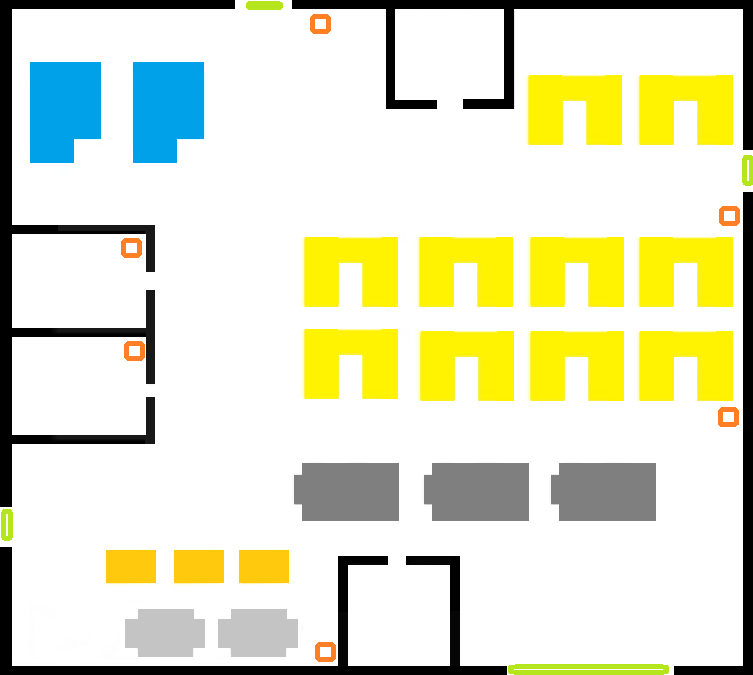
//> input picture server/evac_bitmap_export/map.png, 753 x 675 px
$ ./image_to_bitmap map.png   (built with g++ and OpenCV 4)
//> lines starting //> are read from the running program, lines starting //| are printed output that depends on the picture; after the words box and inside, x2 and y2 are one past the last pixel; in counts of white or black regions, pixels touching at a corner belong together
// 평면도 이미지 -> HUB75 64x64 대피도 데이터 변환 (빌드타임 도구, STM32/라즈베리파이에서 안 돌아감)
//
// 빌드 (라즈베리파이 - OpenCV 이미 설치돼있음):
//   g++ -std=c++17 image_to_bitmap.cpp -o image_to_bitmap `pkg-config --cflags --libs opencv4`
//
// 실행:
//   ./image_to_bitmap <이미지경로>
//
// 판정 규칙: 흰색(배경)도 아니고, 주황(전광판 마커)도 아니고, 연두(출구 마커)도 아니면
//           전부 장애물로 취급 - 벽/파랑/노랑/회색 등 색을 하나하나 등록할 필요 없음.
// 색상 범위(kWhite, kDisplayMarker, kExitMarker)는 원본 이미지 색에 맞춰 조정 필요.
// 결과:
//   evac_bitmap.c    - HUB75_EvacMap[64][64] (0=빈공간,1=장애물) + 전광판/출구 좌표 배열(EvacDisplays/EvacExits)
//                      (전광판/출구 둘 다 여러 개 가능 - 마커 찍은 개수만큼 배열 원소로 들어감)
//   evac_preview.png - 8배 확대 컬러 미리보기 (장애물=흰색, 전광판=주황점, 출구=초록점)
//   evac_debug.txt   - 사람이 읽는 ASCII 격자 (#=장애물, .=빈공간, 5=전광판, E=출구)

#ifdef _WIN32
#define NOMINMAX   // windows.h가 min/max를 매크로로 정의해서 std::min/max랑 충돌하는 것 방지
#include <windows.h>
#endif
#include <opencv2/opencv.hpp>
#include <algorithm>
#include <cstdint>
#include <cstdlib>
#include <fstream>
#include <iostream>
#include <sstream>
#include <string>
#include <vector>

constexpr int OUT_SIZE = 60;   // HUB75는 64x64지만, 테두리가 상하좌우 각 2px씩(HUB75_Shape13 실측 확인) 빨간 점멸 경고용이라 60x60만 실제 맵으로 씀
// 실측 결과: 벽은 raw값 146+, 살려야 하는 좁은 틈은 최대 108~120 - 그 사이인 130이 최적.
// 팽창은 다시 0으로 (걸어도 이 정도로 얇은 벽엔 효과 없고, 오히려 다른 통로를 막을 위험만 있음).
constexpr int kObstacleDilatePx = 0;
constexpr int kObstacleThreshold = 120;

// ── 점 마커(전광판 위치/출구): 영역이 아니라 좌표만 필요. 둘 다 여러 개 있을 수 있음 ──
struct Marker {
    std::string name;
    cv::Scalar lower;
    cv::Scalar upper;
};
// 실제 이미지에서 픽셀 색상 뽑아서 확정한 값 (probe_color.exe로 측정, ±30 여유)
const Marker kDisplayMarker = {"Display", cv::Scalar(9, 97, 225),  cv::Scalar(69, 157, 255)};   // 주황 BGR(39,127,255) - 전광판 위치
const Marker kExitMarker    = {"Exit",    cv::Scalar(0, 200, 151), cv::Scalar(59, 255, 211)};   // 연두 BGR(29,230,181) - 출구
const cv::Scalar kWhiteLower(200, 200, 200), kWhiteUpper(255, 255, 255);                         // 배경(빈 공간)

// 색상 범위로 마스크 생성 (원본 해상도 그대로)
cv::Mat makeMask(const cv::Mat& img, const cv::Scalar& lower, const cv::Scalar& upper)
{
    cv::Mat mask;
    cv::inRange(img, lower, upper, mask);
    return mask;
}

// 원본 해상도 마스크 -> 64x64 이진 마스크 (dilate로 선 보존 후 AREA 축소 + threshold)
cv::Mat toGridMask(const cv::Mat& mask, int dilatePx)
{
    cv::Mat dilated = mask;
    if (dilatePx > 0)
    {
        cv::Mat kernel = cv::Mat::ones(dilatePx, dilatePx, CV_8U);
        cv::dilate(mask, dilated, kernel);
    }
    cv::Mat resized, binary;
    cv::resize(dilated, resized, cv::Size(OUT_SIZE, OUT_SIZE), 0, 0, cv::INTER_AREA);
    cv::threshold(resized, binary, kObstacleThreshold, 255, cv::THRESH_BINARY);
    return binary;
}

// 마커 색상 마스크에서 덩어리(contour)별 중심 좌표를 원본 해상도 기준으로 찾고,
// 64x64 격자 좌표로 축소 변환해서 반환. 마커가 여러 개(출구 2곳 등)여도 각각 분리됨.
std::vector<cv::Point> findMarkerGridPoints(const cv::Mat& img, const Marker& marker)
{
    cv::Mat mask = makeMask(img, marker.lower, marker.upper);

    std::vector<std::vector<cv::Point>> contours;
    cv::findContours(mask, contours, cv::RETR_EXTERNAL, cv::CHAIN_APPROX_SIMPLE);

    std::vector<cv::Point> points;
    for (const auto& c : contours)
    {
        cv::Moments m = cv::moments(c);
        if (m.m00 <= 0) continue;   // 너무 작아서 넓이 0인 잡음 덩어리는 무시
        int gx = (int)std::round((m.m10 / m.m00) * OUT_SIZE / img.cols);
        int gy = (int)std::round((m.m01 / m.m00) * OUT_SIZE / img.rows);
        points.push_back(cv::Point(gx, gy));
    }
    return points;
}

// 출구는 항상 바깥 벽 경계 위에 있어야 함 - 반올림 오차로 경계 바로 안쪽에 찍히는 걸 보정
// 4개 경계(왼쪽/오른쪽/위/아래) 중 가장 가까운 쪽으로 그 좌표를 0 또는 63으로 강제 고정
cv::Point snapToBoundary(cv::Point p)
{
    int distLeft = p.x, distRight = OUT_SIZE - 1 - p.x, distTop = p.y, distBottom = OUT_SIZE - 1 - p.y;
    int minDist = std::min({distLeft, distRight, distTop, distBottom});
    if (minDist == distLeft) p.x = 0;
    else if (minDist == distRight) p.x = OUT_SIZE - 1;
    else if (minDist == distTop) p.y = 0;
    else p.y = OUT_SIZE - 1;
    return p;
}

// 전광판은 "벽 셀 자체"가 아니라 "벽이랑 x 또는 y가 정확히 1 차이나는 빈 칸"에 있어야 함
// (벽에 걸쳐있으면 안 되고, 벽 바로 옆에 붙어있는 통행 가능한 칸이어야 함)
// 자기 자신부터 반지름을 넓혀가며, "이 칸 자체는 빈 칸(0)이면서 상하좌우 중 하나가 벽(1)인" 칸을 찾음
cv::Point snapAdjacentToWall(const cv::Mat& grid, cv::Point p)
{
    const int ddx[4] = {1, -1, 0, 0};
    const int ddy[4] = {0, 0, 1, -1};

    for (int r = 0; r < OUT_SIZE; r++)
    {
        for (int dy = -r; dy <= r; dy++)
        {
            for (int dx = -r; dx <= r; dx++)
            {
                if (std::max(std::abs(dx), std::abs(dy)) != r) continue;   // 반지름 r인 테두리만 검사
                int x = p.x + dx, y = p.y + dy;
                if (x < 0 || x >= OUT_SIZE || y < 0 || y >= OUT_SIZE) continue;
                if (grid.at<uint8_t>(y, x) != 0) continue;   // 이 칸 자체는 반드시 빈 칸이어야 함

                for (int k = 0; k < 4; k++)
                {
                    int nx = x + ddx[k], ny = y + ddy[k];
                    if (nx < 0 || nx >= OUT_SIZE || ny < 0 || ny >= OUT_SIZE) continue;
                    if (grid.at<uint8_t>(ny, nx) == 1) return cv::Point(x, y);   // 인접한 벽 발견
                }
            }
        }
    }
    return p;   // 못 찾으면 원래 좌표 그대로 (사실상 발생 안 함)
}

// 상하좌우 어디에도 붙어있지 않은 고립된 장애물 칸 1개짜리 노이즈 제거
// (원본 이미지 경계의 미세한 색 번짐 등으로 통로 한가운데 외딴 점이 찍히는 것 방지)
void removeIsolatedObstacles(cv::Mat& grid)
{
    cv::Mat copy = grid.clone();
    for (int y = 0; y < OUT_SIZE; y++)
    {
        for (int x = 0; x < OUT_SIZE; x++)
        {
            if (copy.at<uint8_t>(y, x) != 1) continue;
            bool hasNeighbor = false;
            const int ddx[4] = {1, -1, 0, 0};
            const int ddy[4] = {0, 0, 1, -1};
            for (int k = 0; k < 4; k++)
            {
                int nx = x + ddx[k], ny = y + ddy[k];
                if (nx < 0 || nx >= OUT_SIZE || ny < 0 || ny >= OUT_SIZE) continue;
                if (copy.at<uint8_t>(ny, nx) == 1) { hasNeighbor = true; break; }
            }
            if (!hasNeighbor) grid.at<uint8_t>(y, x) = 0;   // 고립된 칸이면 지움
        }
    }
}

// 0/1 값으로만 이루어진 64x64 격자를 C 2차원 배열 텍스트로 직렬화
std::string gridToCArray(const cv::Mat& grid)
{
    std::ostringstream out;
    out << "// 0=빈공간(통행가능), 1=장애물(벽/기계/구조물 전부 포함, 구분 없음) - 전광판/출구 위치는 별도 배열(EvacDisplays/EvacExits) 참고\n";
    out << "const uint8_t HUB75_EvacMap[" << OUT_SIZE << "][" << OUT_SIZE << "] = {\n";
    for (int y = 0; y < OUT_SIZE; y++)
    {
        out << "  {";
        for (int x = 0; x < OUT_SIZE; x++)
        {
            out << (int)grid.at<uint8_t>(y, x);
            if (x != OUT_SIZE - 1) out << ",";
        }
        out << "},\n";
    }
    out << "};\n";
    return out.str();
}

// 마커 좌표 목록(전광판/출구)을 {x,y} 쌍 배열의 C 배열 텍스트로 직렬화
// - 개수만큼 배열 원소로 들어가서, STM32 쪽에서 for문으로 순회 가능 (BFS 최단경로 탐색용)
std::string pointsToCArray(const std::vector<cv::Point>& points, const std::string& varName, const std::string& countName)
{
    std::ostringstream out;
    out << "const uint8_t " << varName << "[][2] = {\n";
    for (const auto& p : points)
        out << "  {" << p.x << "," << p.y << "},\n";
    out << "};\n";
    out << "#define " << countName << " " << points.size() << "\n";
    return out.str();
}

// 컬러 미리보기 PNG 저장: 장애물=흰색, 빈공간=검정, 전광판=주황 점, 출구=초록 점
void saveColorPreview(const cv::Mat& grid, const std::vector<cv::Point>& displays,
                       const std::vector<cv::Point>& exits, const std::string& path, int scale = 8)
{
    cv::Mat color(OUT_SIZE, OUT_SIZE, CV_8UC3, cv::Scalar(0, 0, 0));
    for (int y = 0; y < OUT_SIZE; y++)
    {
        for (int x = 0; x < OUT_SIZE; x++)
        {
            if (grid.at<uint8_t>(y, x) != 0)
                color.at<cv::Vec3b>(y, x) = cv::Vec3b(255, 255, 255);   // 장애물: 흰색
        }
    }
    for (const auto& d : displays) color.at<cv::Vec3b>(d.y, d.x) = cv::Vec3b(0, 140, 255);   // 전광판: 주황
    for (const auto& e : exits) color.at<cv::Vec3b>(e.y, e.x) = cv::Vec3b(0, 255, 0);        // 출구: 초록

    cv::Mat preview;
    cv::resize(color, preview, cv::Size(OUT_SIZE * scale, OUT_SIZE * scale), 0, 0, cv::INTER_NEAREST);
    cv::imwrite(path, preview);
}

// 사람이 읽는 ASCII 격자 저장: #=장애물, .=빈공간, 5=전광판, E=출구
void saveDebugText(const cv::Mat& grid, const std::vector<cv::Point>& displays,
                    const std::vector<cv::Point>& exits, const std::string& path)
{
    std::ofstream f(path);
    for (int y = 0; y < OUT_SIZE; y++)
    {
        f << "row" << y << (y < 10 ? " : " : ": ");
        for (int x = 0; x < OUT_SIZE; x++)
        {
            char c = (grid.at<uint8_t>(y, x) != 0) ? '#' : '.';
            for (const auto& d : displays) if (d.x == x && d.y == y) c = '5';
            for (const auto& e : exits) if (e.x == x && e.y == y) c = 'E';
            f << c;
        }
        f << "\n";
    }
}

// main.c의 "/* USER CODE BEGIN EVAC_DATA */ ~ /* USER CODE END EVAC_DATA */" 사이를
// arrayText로 통째로 교체. main.c 쪽 선언은 static const로 바꿔서 넣음(파일 스코프 전용이라).
// 마커를 못 찾으면 손대지 않고 false만 반환 - main.c가 예전 버전이거나 마커가 지워졌을 때 대비.
// [39 lines left out: function patchMainC, not called in this run]

int main(int argc, char** argv)
{
#ifdef _WIN32
    SetConsoleOutputCP(CP_UTF8);   // 윈도우 콘솔이 UTF-8 출력을 CP949로 잘못 읽어서 한글 깨지는 것 방지
#endif

    if (argc < 2)
    {
        std::cerr << "사용법: ./image_to_bitmap <이미지경로> [main.c 경로]\n";
        std::cerr << "  main.c 경로를 주면 그 파일의 EVAC_DATA 구역을 자동으로 갱신함(안 주면 evac_bitmap.c만 생성)\n";
        return 1;
    }

    cv::Mat img = cv::imread(argv[1]);
//> img is the input picture: 675 rows x 753 cols, CV_8UC3; mean B, G, R 199.5, 227, 224.9
    if (img.empty())
    {
        std::cerr << "이미지를 못 읽음: " << argv[1] << "\n";
        return 1;
    }

    // ── 흰색(배경)도 아니고 전광판(주황)도 아니고 출구(연두)도 아니면 전부 장애물 ──
    cv::Mat whiteMask = makeMask(img, kWhiteLower, kWhiteUpper);
//> in makeMask, `cv::inRange(img, lower, upper, mask);`:
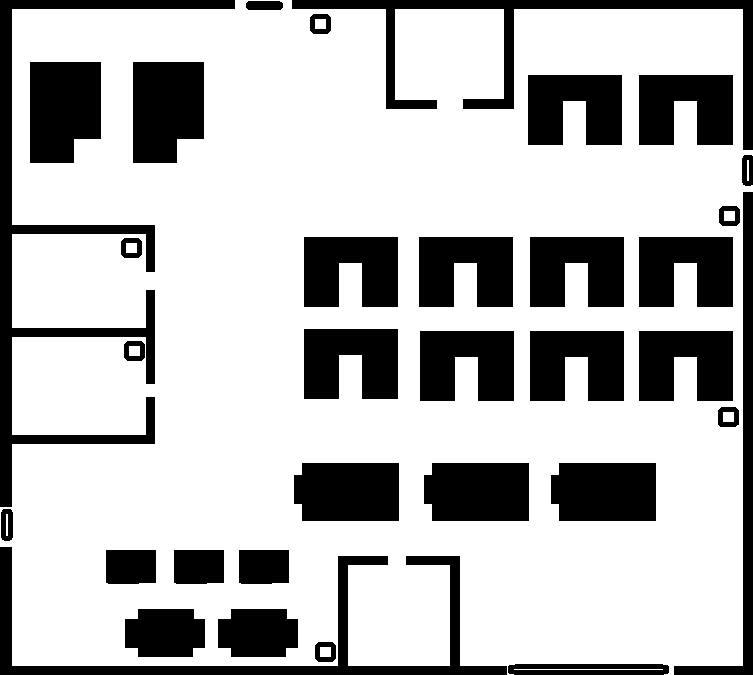
//> mask: 675 rows x 753 cols, CV_8UC1; 72.8% white; 34 black regions, largest, box (x1, y1, x2, y2) and area: (0, 0, 235, 507) 13401, (0, 547, 507, 675) 8947, (292, 0, 753, 150) 8247
    cv::Mat orangeMask = makeMask(img, kDisplayMarker.lower, kDisplayMarker.upper);
//> in makeMask (call 2), `cv::inRange(img, lower, upper, mask);`: mask: 675 rows x 753 cols, CV_8UC1; 0.34% white; 6 white regions, box (x1, y1, x2, y2) and area: (718, 407, 739, 427) 290, (310, 14, 331, 34) 286, (719, 206, 740, 226) 286, (121, 238, 142, 258) 286, (124, 341, 145, 361) 286, (315, 642, 336, 662) 286
    cv::Mat greenMask = makeMask(img, kExitMarker.lower, kExitMarker.upper);
//> call 3 of makeMask, with lower = Scalar(0, 200, 151), upper = Scalar(59, 255, 211)
//> in makeMask (call 3), `cv::inRange(img, lower, upper, mask);`:
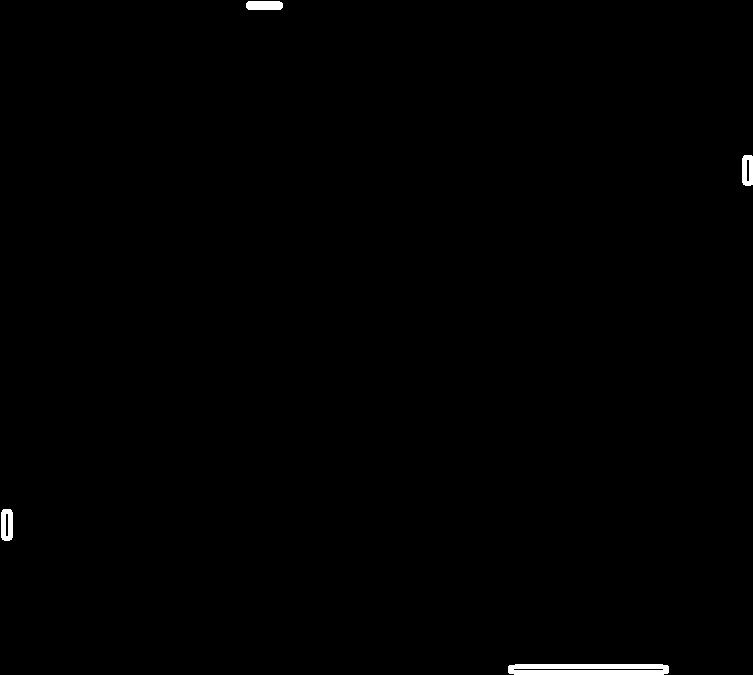
//> mask: 675 rows x 753 cols, CV_8UC1; 0.5% white; 4 white regions, box (x1, y1, x2, y2) and area: (508, 664, 669, 675) 1594, (1, 509, 13, 541) 322, (246, 1, 283, 10) 320, (742, 155, 753, 186) 287
//> kExitMarker.lower = Scalar(0, 200, 151); kExitMarker.upper = Scalar(59, 255, 211)

    cv::Mat notObstacle;
    cv::bitwise_or(whiteMask, orangeMask, notObstacle);
    cv::bitwise_or(notObstacle, greenMask, notObstacle);
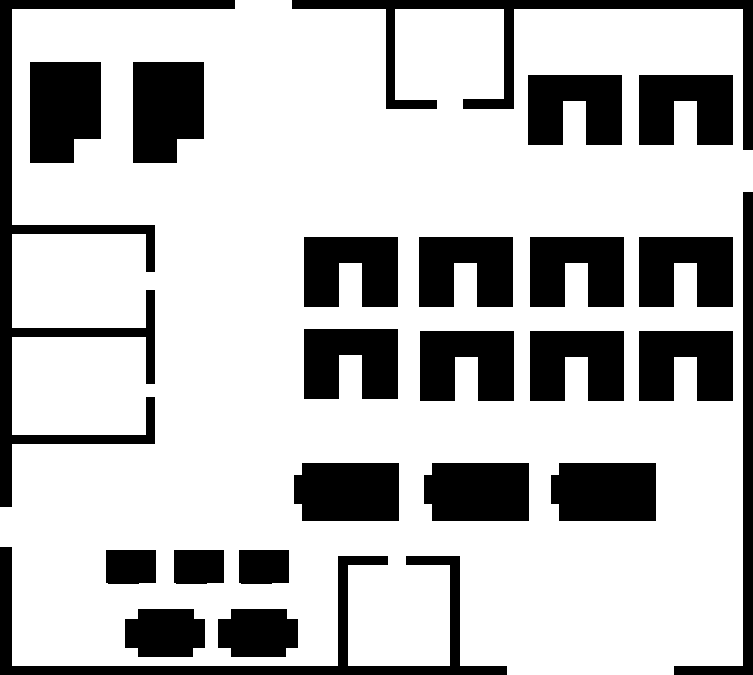
//> notObstacle: 675 rows x 753 cols, CV_8UC1; 73.6% white; 24 black regions, largest, box (x1, y1, x2, y2) and area: (0, 0, 235, 507) 13401, (0, 547, 507, 675) 8947, (292, 0, 753, 150) 8247

    cv::Mat obstacleMask;
    cv::bitwise_not(notObstacle, obstacleMask);   // 나머지 전부(벽/파랑/노랑/회색 등 색 무관) 장애물

    cv::Mat obstacleGrid = toGridMask(obstacleMask, kObstacleDilatePx);
//> in toGridMask, `cv::threshold(resized, binary, kObstacleThreshold, 255, cv::THRESH_BIN..`: binary: 60 rows x 60 cols, CV_8UC1; 27.3% white; 25 white regions (4 under 20 px), largest, box (x1, y1, x2, y2) and area: (0, 0, 19, 45) 85, (0, 49, 40, 60) 75, (23, 0, 60, 13) 73
    cv::Mat grid = cv::Mat::zeros(OUT_SIZE, OUT_SIZE, CV_8U);
    for (int y = 0; y < OUT_SIZE; y++)
        for (int x = 0; x < OUT_SIZE; x++)
            if (obstacleGrid.at<uint8_t>(y, x) > 0)
                grid.at<uint8_t>(y, x) = 1;
    removeIsolatedObstacles(grid);   // 통로 한가운데 외딴 노이즈 칸 제거
//> after the loop in removeIsolatedObstacles, `for (int y = 0; y < OUT_SIZE; y++)`: grid: 60 rows x 60 cols, CV_8UC1; values 0 (black) and 1 (white), 27.3% white; 24 white regions (3 under 20 px)
    std::cout << "[장애물] 처리 완료 (흰색/전광판/출구 제외 전부)\n";

    // ── 출구 좌표 먼저 확정 (경계로 스냅) - 벽 마감할 때 출구 자리만 예외로 뚫어둬야 하니 순서상 먼저 필요 ──
    auto exits = findMarkerGridPoints(img, kExitMarker);
//> in findMarkerGridPoints, `cv::findContours(mask, contours, cv::RETR_EXTERNAL, cv::CHAIN_APPROX_S..`: contours = 4 contours; box (x1, y1, x2, y2) and area: (508, 664, 669, 675) 1576, (1, 509, 13, 541) 327, (742, 155, 753, 186) 291, (246, 1, 283, 10) 279
//> the loop in findMarkerGridPoints, `for (const auto& c : contours)` made 4 passes
//> (gx, gy) on passes 1 to 4: (47, 59), (1, 47), (60, 15), (21, 0)
//> exits = 4 Points (x, y): [47, 59], [1, 47], [60, 15], [21, 0]
    for (auto& e : exits) e = snapToBoundary(e);   // 출구는 항상 바깥 경계(0 또는 63) 위에 있어야 함
//> this loop made 4 passes
//> (e, distLeft in snapToBoundary, distRight in snapToBoundary, distTop in snapToBoundary, distBottom in snapToBoundary, minDist in snapToBoundary) on passes 1 to 4: (Point(47, 59), 47, 12, 59, 0, 0), (Point(0, 47), 1, 58, 47, 12, 1), (Point(59, 15), 60, -1, 15, 44, -1), (Point(21, 0), 21, 38, 0, 59, 0)
    for (size_t i = 0; i < exits.size(); i++)
        std::cout << "[출구" << (i + 1) << "] 격자 좌표: (" << exits[i].x << ", " << exits[i].y << ")\n";
//> this loop made 4 passes
//| [출구1] 격자 좌표: (47, 59)
//| [출구2] 격자 좌표: (0, 47)
//| [출구3] 격자 좌표: (59, 15)
//| [출구4] 격자 좌표: (21, 0)
    if (exits.empty())
        std::cerr << "경고: 출구 마커를 못 찾음 (kExitMarker 색상 범위 확인 필요)\n";

    // ── 바깥 테두리 전체를 벽으로 마감. 출구로 확정된 좌표만 예외로 뚫어둠 ──
    // (원본 이미지의 문 아이콘 등으로 생긴 다른 틈은 전부 막아서, 출구가 아닌 곳으로 경로가 새는 것 방지)
    for (int x = 0; x < OUT_SIZE; x++) { grid.at<uint8_t>(0, x) = 1; grid.at<uint8_t>(OUT_SIZE - 1, x) = 1; }
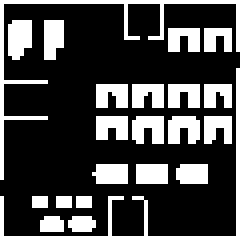
//> grid: 60 rows x 60 cols, CV_8UC1 (shown 4 times larger); values 0 (black) and 1 (white), 27.8% white; 22 white regions (3 under 20 px), largest, box (x1, y1, x2, y2) and area: (0, 0, 60, 45) 162, (0, 17, 60, 60) 137, (2, 5, 8, 15) 51
    for (int y = 0; y < OUT_SIZE; y++) { grid.at<uint8_t>(y, 0) = 1; grid.at<uint8_t>(y, OUT_SIZE - 1) = 1; }
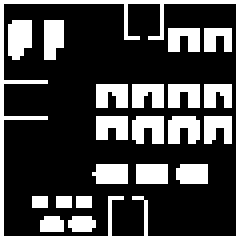
//> grid: 60 rows x 60 cols, CV_8UC1 (shown 4 times larger); values 0 (black) and 1 (white), 28% white; 21 white regions (3 under 20 px), largest, box (x1, y1, x2, y2) and area: (0, 0, 60, 60) 307, (2, 5, 8, 15) 51, (33, 29, 41, 36) 46
    for (const auto& e : exits) grid.at<uint8_t>(e.y, e.x) = 0;
//> this loop made 4 passes
//> e on passes 1 to 4: Point(47, 59), Point(0, 47), Point(59, 15), Point(21, 0)
//> grid: 60 rows x 60 cols, CV_8UC1; values 0 (black) and 1 (white), 27.9% white; 24 white regions (3 under 20 px)

    // ── 전광판 위치(여러 개 가능) 좌표 찾기 - 벽 마감이 끝난 최종 grid 기준으로 스냅해야 정확함 ──
    auto displays = findMarkerGridPoints(img, kDisplayMarker);
//> in findMarkerGridPoints (call 2), `cv::findContours(mask, contours, cv::RETR_EXTERNAL, cv::CHAIN_APPROX_S..`: contours = 6 contours; box (x1, y1, x2, y2) and area: (718, 407, 739, 427) 365, (315, 642, 336, 662) 362, (124, 341, 145, 361) 362, (121, 238, 142, 258) 362, (719, 206, 740, 226) 362, (310, 14, 331, 34) 362
//> the loop in findMarkerGridPoints (call 2), `for (const auto& c : contours)` made 6 passes
//> (gx, gy) on passes 1 to 6: (26, 58), (58, 37), (11, 31), (10, 22), (58, 19), (25, 2)
//> displays = 6 Points (x, y): [26, 58], [58, 37], [11, 31], [10, 22], [58, 19], [25, 2]
    for (auto& d : displays) d = snapAdjacentToWall(grid, d);   // 벽 셀이 아니라 벽과 1칸 차이나는 빈 칸으로
//> this loop made 6 passes
//> d on passes 1 to 6: Point(26, 58), Point(58, 37), Point(10, 30), Point(9, 21), Point(58, 19), Point(24, 1)
    for (size_t i = 0; i < displays.size(); i++)
        std::cout << "[전광판" << (i + 1) << "] 격자 좌표: (" << displays[i].x << ", " << displays[i].y << ")\n";
//> this loop made 6 passes
//| [전광판1] 격자 좌표: (26, 58)
//| [전광판2] 격자 좌표: (58, 37)
//| [전광판3] 격자 좌표: (10, 30)
//| [전광판4] 격자 좌표: (9, 21)
//| [전광판5] 격자 좌표: (58, 19)
//| [전광판6] 격자 좌표: (24, 1)
    if (displays.empty())
        std::cerr << "경고: 전광판 마커를 못 찾음 (kDisplayMarker 색상 범위 확인 필요)\n";

    // ── 결과 저장 ──
    std::ostringstream out;
    out << gridToCArray(grid) << "\n";
    out << pointsToCArray(displays, "EvacDisplays", "EVAC_DISPLAY_COUNT") << "\n";
//> the loop in pointsToCArray, `for (const auto& p : points)` made 6 passes
//> displays = 6 Points (x, y): [26, 58], [58, 37], [10, 30], [9, 21], [58, 19], [24, 1]
    out << pointsToCArray(exits, "EvacExits", "EVAC_EXIT_COUNT") << "\n";
//> the loop in pointsToCArray (call 2), `for (const auto& p : points)` made 4 passes
//> exits = 4 Points (x, y): [47, 59], [0, 47], [59, 15], [21, 0]

    std::ofstream cFile("evac_bitmap.c");
    cFile << out.str();
    cFile.close();

    saveColorPreview(grid, displays, exits, "evac_preview.png");
//> after the loop in saveColorPreview, `for (int y = 0; y < OUT_SIZE; y++)`: color: 60 rows x 60 cols, CV_8UC3; 27.9% white; 24 white regions (3 under 20 px), largest, box (x1, y1, x2, y2) and area: (0, 0, 21, 47) 89, (0, 48, 47, 60) 83, (22, 0, 60, 15) 76
//> the loop in saveColorPreview, `for (const auto& d : displays) color.at<cv::Vec3b>(d.y, d.x) = cv::Vec..` made 6 passes
//> after the loop in saveColorPreview, `for (const auto& d : displays) color.at<cv::Vec3b>(d.y, d.x) = cv::Vec..`:
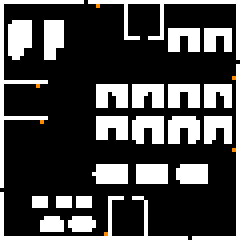
//> color: 60 rows x 60 cols, CV_8UC3 (shown 4 times larger); mean B, G, R 71, 71.3, 71.5
//> the loop in saveColorPreview, `for (const auto& e : exits) color.at<cv::Vec3b>(e.y, e.x) = cv::Vec3b(..` made 4 passes
//> after the loop in saveColorPreview, `for (const auto& e : exits) color.at<cv::Vec3b>(e.y, e.x) = cv::Vec3b(..`: color: 60 rows x 60 cols, CV_8UC3; 0.11% of pixels changed, all inside (x1, y1, x2, y2) = (0, 0, 60, 60)
//> in saveColorPreview, `cv::resize(color, preview, cv::Size(OUT_SIZE * scale, OUT_SIZE * scale..`:
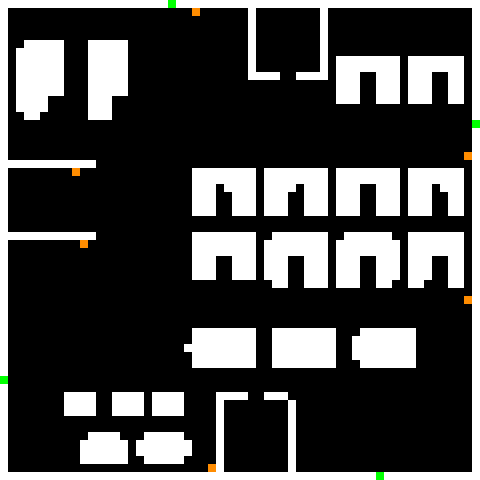
//> preview: 480 rows x 480 cols, CV_8UC3; mean B, G, R 71, 71.6, 71.5
    saveDebugText(grid, displays, exits, "evac_debug.txt");

    std::cout << "\n저장 완료: evac_bitmap.c, evac_preview.png, evac_debug.txt\n";
    std::cout << "main.c에 반영하기 전에 evac_preview.png / evac_debug.txt로 먼저 확인하세요.\n";

    if (argc >= 3)
    {
        if (patchMainC(argv[2], out.str()))
            std::cout << "[main.c 갱신] " << argv[2] << " 안의 EVAC_DATA 구역 자동 교체 완료\n";
    }
    return 0;
}
